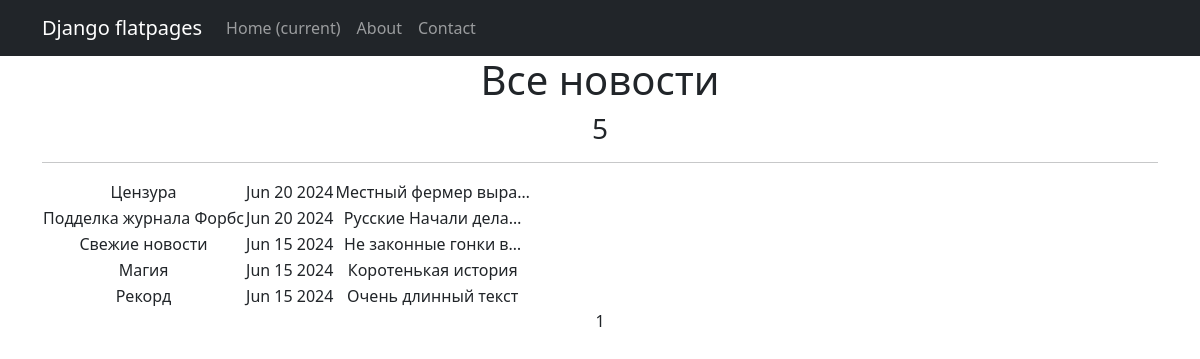
Page /news/ on the committed database.
### news/models.py (models this page shows, shortened)
class Post(models.Model):
    ARTICLE = 'AR'
    NEWS = 'NW'
    POST_TYPE = [
        (ARTICLE, 'Статья'),
        (NEWS, 'Новость')
    ]
    author = models.ForeignKey(Author, on_delete=models.CASCADE, verbose_name='Автор')
    categoryType = models.CharField(max_length=2, choices=POST_TYPE, default=ARTICLE, verbose_name='Тип')
    dateCreation = models.DateTimeField(auto_now_add=True, verbose_name='Дата создания')
    postCategory = models.ManyToManyField(Category, through='PostCategory', verbose_name='Категория')
    title = models.CharField(max_length=128, verbose_name='Заголовок')
    text = models.TextField(verbose_name='Текст')
    rating = models.SmallIntegerField(default=0, verbose_name='Рейтинг')

### news/views.py (the view)
# urls.py: path('', PostsList.as_view()),
class PostsList(ListView):
    model = Post
    ordering = '-dateCreation'
    template_name = 'news.html'
    context_object_name = 'posts'
    paginate_by = 10
    def get_context_data(self, **kwargs):
        context = super().get_context_data(**kwargs)
        context['time_now'] = datetime.utcnow()
        return context

### news/templatetags/custom_filters.py (called while the page is built)
@register.filter()
def censor(text):
    for bad_word in bad_words:
        if bad_word in text:
            filtered_word = bad_word[0] + "*" * (len(bad_word) - 1)
            text = text.replace(bad_word, filtered_word)
    return text

### templates/news.html (shortened to what this page needs)
{% extends 'flatpages/default.html' %}
{% load custom_filters %}
{% load custom_tags %}
{% block content %}
<h1>Все новости</h1>
<h3> {{ posts|length }} </h3>
<hr>
   {% if posts %}
       <table>
           {% for news in posts %}
           <tr>
               <td>{{ news.title|censor }}</td>
               <td>{{ news.dateCreation| date:'M d Y' }}</td>
               <td>{{ news.text|truncatechars:20|censor }}</td>
           </tr>
           {% endfor %}
       </table>
   {% else %}
       <h2>Новостей нет!</h2>
   {% endif %}
   {{ page_obj.number }}
{% endblock content %}

### templates/flatpages/default.html (shortened to what this page needs)
<!DOCTYPE html>
<html lang="en">
    <head>
        {% load static %}
        <link href="{% static 'css/styles.css' %}" rel="stylesheet" />
    </head>
    <body>
        <nav class="navbar navbar-expand-lg navbar-dark bg-dark static-top">
   <div class="container">
       <a class="navbar-brand" href="#">Django flatpages</a>
       <div class="collapse navbar-collapse" id="navbarResponsive">
           <ul class="navbar-nav ml-auto">
               <li class="nav-item active">
                   <a class="nav-link" href="#">Home
                       <span class="sr-only">(current)</span>
                   </a>
               </li>
               <li class="nav-item">
                   <a class="nav-link" href="/about/">About</a>
               </li>
               <li class="nav-item">
                   <a class="nav-link" href="/contacts/">Contact</a>
               </li>
           </ul>
       </div>
   </div>
</nav>
        <div class="container">
            <div class="row">
                <div class="col-lg-12 text-center">
                    {% block content %}{% endblock content %}
                </div>
            </div>
        </div>
    </body>
</html>

### rows in the picture
Post: title|censor "Цензура", dateCreation "Jun 20 2024", text|censor "Местный фермер выра…"
Post: title|censor "Подделка журнала Форбс", dateCreation "Jun 20 2024", text|censor "Русские Начали дела…"
Post: title|censor "Свежие новости", dateCreation "Jun 15 2024", text|censor "Не законные гонки в…"
Post: title|censor "Магия", dateCreation "Jun 15 2024", text|censor "Коротенькая история"
Post: title|censor "Рекорд", dateCreation "Jun 15 2024", text|censor "Очень длинный текст"

### other values in the picture
{{ posts|length }} "5"
{{ page_obj.number }} "1"
